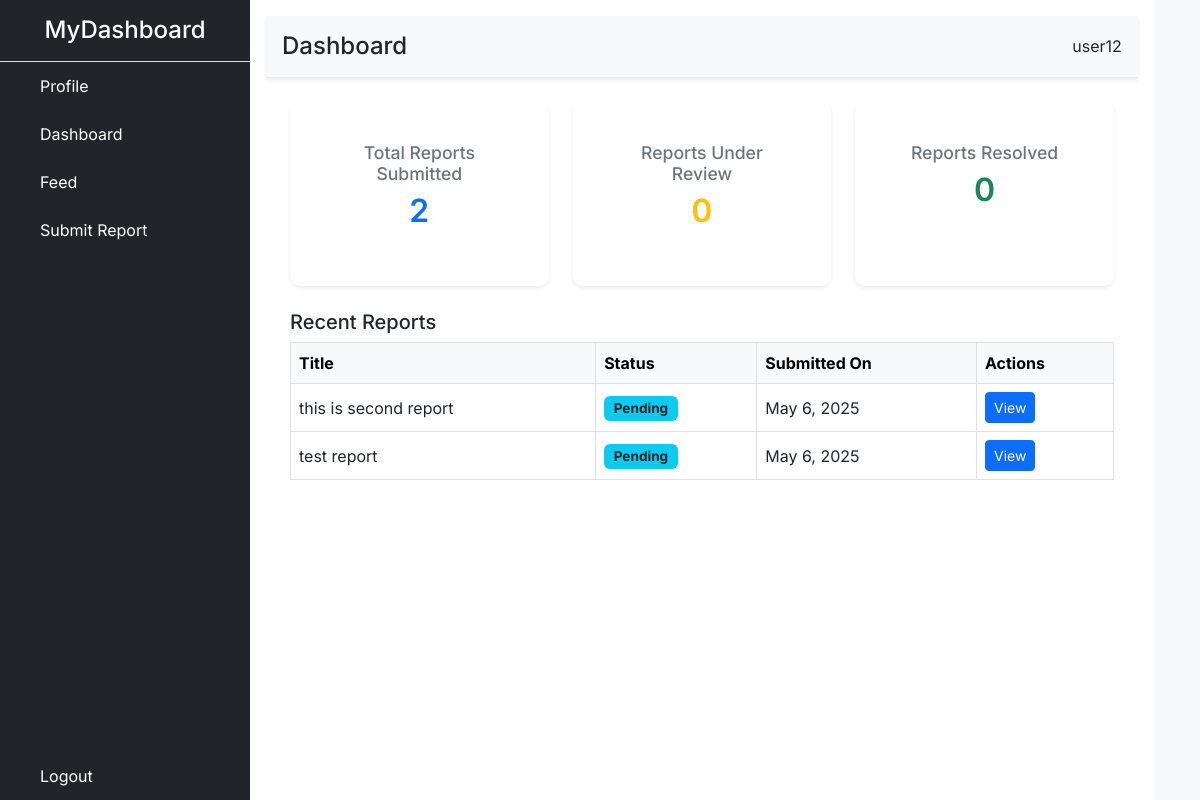
The page /dashboard/ (signed in) on the database its author committed.
### users/models.py (models this page shows, shortened)
class User(AbstractUser):
    is_citizen = models.BooleanField(default=True)
    is_government_admin = models.BooleanField(default=False)
    engagement_score = models.IntegerField(default=0)

### reports/models.py (models this page shows, shortened)
class Report(models.Model):
    STATUS_CHOICES = [
        ('under_review', 'Under Review'),
        ('resolved', 'Resolved'),
        ('pending', 'Pending'),
        ('rejected', 'Rejected'),
    ]
    CATEGORY_CHOICES = [
        ('corruption', 'Corruption'),
        ('service', 'Public Service Issue'),
        ('other', 'Other'),
    ]
    PRIORITY_CHOICES = [
        ('low', 'Low'),
        ('medium', 'Medium'),
        ('high', 'High'),
    ]
    user = models.ForeignKey(settings.AUTH_USER_MODEL, on_delete=models.CASCADE)
    title = models.CharField(max_length=200)
    description = models.TextField()
    status = models.CharField(max_length=20, choices=STATUS_CHOICES, default='pending')
    priority = models.CharField(max_length=10, choices=PRIORITY_CHOICES, default='medium')
    category = models.CharField(max_length=50, choices=CATEGORY_CHOICES, default="General")
    created_at = models.DateTimeField(auto_now_add=True)
    updated_at = models.DateTimeField(auto_now=True)
    assigned_department = models.ForeignKey(
        'users.GovernmentAdmin',  # Correct app and model name
        on_delete=models.SET_NULL,
        null=True,
        blank=True,
        related_name='reports',
    )

### dashboard/views.py (the view)
# urls.py: path('dashboard/', include('dashboard.urls')),
@login_required
def dashboard(request):
    user_profile = Profile.objects.get(user=request.user)
    user_reports = Report.objects.filter(user=request.user)
    reports_submitted = user_reports.count()
    reports_under_review = user_reports.filter(status='Under Review').count()
    reports_resolved = user_reports.filter(status='Resolved').count()
    recent_reports = user_reports.order_by('-created_at')[:5]
    user_posts = Post.objects.filter(author=request.user)
    posts_count = user_posts.count()
    comments_count = Comment.objects.filter(author=request.user).count()
    notifications = Notification.objects.filter(user=request.user, is_read=False).order_by('-created_at')[:5]
    unread_notifications_count = notifications.count()
    conversations = Conversation.objects.filter(participants=request.user).order_by('-last_updated')[:5]
    conversations_count = conversations.count()
    suggested_users = User.objects.exclude(id=request.user.id).exclude(id__in=user_profile.following.all()).order_by('date_joined')[:5]
    context = {
        'user': request.user,
        'user_profile': user_profile,
        'reports_submitted': reports_submitted,
        'reports_under_review': reports_under_review,
        'reports_resolved': reports_resolved,
        'recent_reports': recent_reports,
        'posts_count': posts_count,
        'comments_count': comments_count,
        'unread_notifications_count': unread_notifications_count,
        'conversations_count': conversations_count,
        'conversations': conversations,
        'notifications': notifications,
        'suggested_users': suggested_users,
    }
    return render(request, 'dashboard/dashboard.html', context)

### templates/dashboard/dashboard.html
{% extends 'dashboard/base.html' %}
{% block content %}
<div class="row g-4">
    <div class="col-md-4">
        <div class="card border-0 shadow-sm h-100">
            <div class="card-body text-center">
                <h5 class="card-title">Total Reports Submitted</h5>
                <p class="card-text display-6 text-primary">{{ reports_submitted }}</p>
            </div>
        </div>
    </div>
    <div class="col-md-4">
        <div class="card border-0 shadow-sm h-100">
            <div class="card-body text-center">
                <h5 class="card-title">Reports Under Review</h5>
                <p class="card-text display-6 text-warning">{{ reports_under_review }}</p>
            </div>
        </div>
    </div>
    <div class="col-md-4">
        <div class="card border-0 shadow-sm h-100">
            <div class="card-body text-center">
                <h5 class="card-title">Reports Resolved</h5>
                <p class="card-text display-6 text-success">{{ reports_resolved }}</p>
            </div>
        </div>
    </div>
</div>
<div class="mt-4">
    <h2 class="fs-5">Recent Reports</h2>
    {% if recent_reports %}
    <div class="table-responsive">
        <table class="table table-bordered table-hover">
            <thead class="table-light">
                <tr>
                    <th>Title</th>
                    <th>Status</th>
                    <th>Submitted On</th>
                    <th>Actions</th>
                </tr>
            </thead>
            <tbody>
                {% for report in recent_reports %}
                <tr>
                    <td>{{ report.title }}</td>
                    <td><span class="badge bg-info text-dark">{{ report.get_status_display }}</span></td>
                    <td>{{ report.created_at|date:"F j, Y" }}</td>
                    <td>
                        <a href="{% url 'report_details' report.id %}" class="btn btn-sm btn-primary">View</a>
                    </td>
                </tr>
                {% endfor %}
            </tbody>
        </table>
    </div>
    {% else %}
    <p>No recent reports submitted.</p>
    {% endif %}
</div>
{% endblock %}

### templates/dashboard/base.html (shortened to what this page needs)
{% load static %}
<!DOCTYPE html>
<html lang="en">
<head>
    <link rel="stylesheet" href="https://cdn.jsdelivr.net/npm/bootstrap@5.3.0-alpha1/dist/css/bootstrap.min.css">
    <link rel="stylesheet" href="{% static 'css/dashboard.css' %}">
</head>
<body>
    <div class="dashboard-container d-flex">
<nav class="sidebar bg-dark text-white d-flex flex-column">
    <div class="sidebar-header text-center py-3 border-bottom">
        <h4 class="brand mb-0">
            <a href="" class="text-white text-decoration-none">MyDashboard</a>
        </h4>
    </div>
    <ul class="nav flex-column flex-grow-1 px-3">
        <li class="nav-item">
            <a class="nav-link text-white d-flex align-items-center" href="{% url 'forum:profile_view' user.username %}">
                 Profile
            </a>
        </li>
        <li class="nav-item">
            <a class="nav-link text-white d-flex align-items-center" href="{% url 'dashboard' %}">
                 Dashboard
            </a>
        </li>
        <li class="nav-item">
            <a class="nav-link text-white d-flex align-items-center" href="{% url 'forum:feed' %}">
                 Feed
            </a>
        </li>
        <li class="nav-item">
            <a class="nav-link text-white d-flex align-items-center" href="{% url 'submit_userreport' %}">
                 Submit Report
            </a>
        </li>
        <li class="nav-item mt-auto">
            <a class="nav-link text-white d-flex align-items-center" href="{% url 'logout' %}">
                 Logout
            </a>
        </li>
    </ul>
</nav>
        <div class="main-content flex-grow-1">
            <header class="d-flex justify-content-between align-items-center p-3 shadow-sm bg-light">
                <h1 class="fs-4 mb-0">{% block header %}Dashboard{% endblock %}</h1>
                <div class="user-info d-flex align-items-center">
                    <span>{{ user.username }}</span>
                </div>
            </header>
            <main class="p-4">
                {% block content %}
                {% endblock %}
            </main>
        </div>
    </div>
</body>
</html>

### static/css/dashboard.css (style rules this page uses)
body { font-family: 'Inter', sans-serif; margin: 0; padding: 0; background-color: #f8f9fa; display: flex; }
.sidebar { width: 250px; height: 100vh; background-color: #343a40; color: #fff; display: flex; flex-direction: column; }
.sidebar .nav-link { padding: 0.75rem 1rem; border-radius: 0.5rem; transition: background-color 0.3s ease, color 0.3s ease; }
.main-content { margin-left: 0; padding: 1rem; flex-grow: 1; background-color: #ffffff; min-height: 100vh; }
.main-content header { border-bottom: 1px solid #e9ecef; padding: 1rem; display: flex; justify-content: space-between; align-items: center; }
.card { border-radius: 10px; background-color: #ffffff; box-shadow: 0 2px 4px rgba(0, 0, 0, 0.1); padding: 1.5rem; margin-bottom: 1rem; text-align: center; }
.card-title { font-size: 1.1rem; font-weight: 500; color: #6c757d; }
.card-text { font-weight: 600; font-size: 2rem; }
.table th, .table td { vertical-align: middle; }
.table .badge { font-size: 0.85rem; padding: 0.4em 0.7em; }

### rows shown on the page
User: username "user12"
Report: title "this is second report", status "Pending", created_at "May 6, 2025"
Report: title "test report", status "Pending", created_at "May 6, 2025"

### other values the page prints
{{ reports_submitted }} "2"
{{ reports_under_review }} "0"
{{ reports_resolved }} "0"
